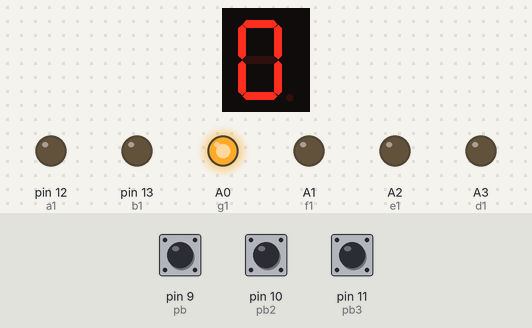
The sketch below on a simulated Arduino Uno, built with avr-gcc and run on an emulated ATmega328P. Parts: 1-digit seven-segment display, output pins drawn as LEDs (lit = HIGH). Wiring (inferred from the names in the program): 1-digit 7-segment display, segments lit when LOW: segments pin 2, pin 3, pin 4, pin 5, pin 6, pin 7, pin 8. The inputs (shaded band) are chosen by the test bench; at power-on: pin 9 (pb) HIGH, pin 10 (pb2) HIGH, pin 11 (pb3) HIGH. The segment pins are drawn as the display they are named for; pins used as bus, display or sensor lines are not drawn.

Above: at 1.2 s.
1.3 s: pin 9 (pb) pulled LOW for 3.2 s
At 5.3 s:
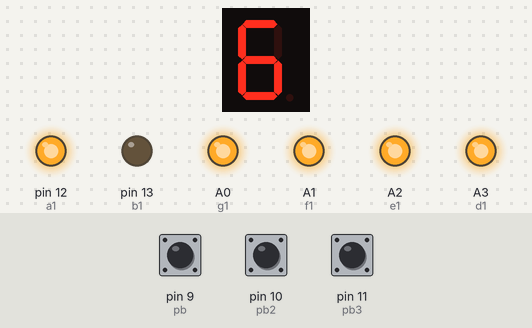
6.0 s: pin 9 (pb) pulled LOW for 1 s
At 8.1 s:
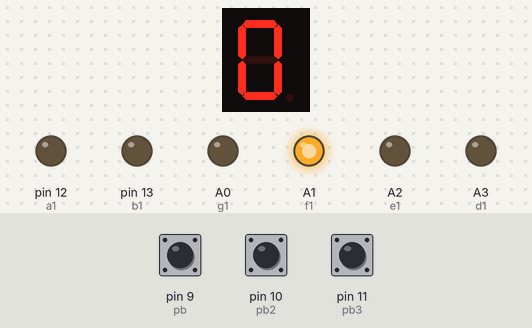
8.5 s: pin 10 (pb2) pulled LOW for 1 s
At 9.0 s:
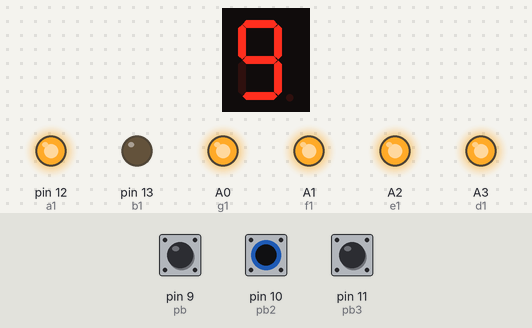
11.0 s: pin 10 (pb2) pulled LOW for 3.2 s
At 11.3 s:
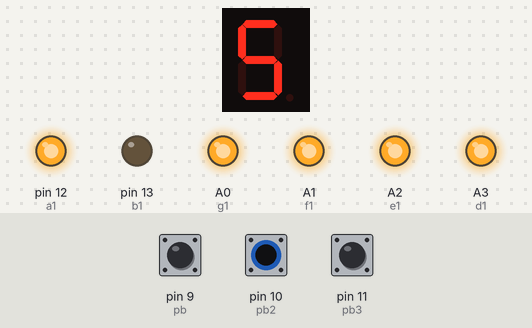
Timing chart, 0 to 14.0 s (numbered marks = the images above; inputs shaded):
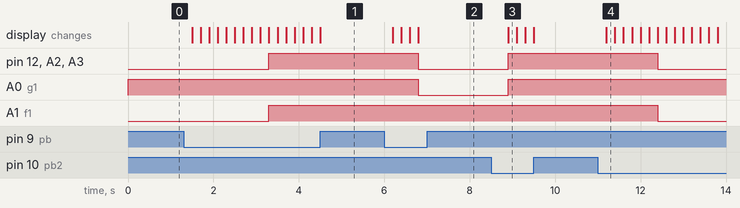

Measured:
- after the input at 1.3 s, pin 12 (a1), A1 (f1), A2 (e1), A3 (d1): LOW → HIGH after 2.0 s; the display: first changes after 0.20 s (image 1 shows a later state)
- after the input at 6.0 s, pin 12 (a1), A0 (g1), A2 (e1), A3 (d1): HIGH → LOW after 0.80 s; the display: first changes after 0.20 s (image 2 shows a later state)
- after the input at 8.5 s, pin 12 (a1), A0 (g1), A2 (e1), A3 (d1): LOW → HIGH after 0.40 s; the display: changes after 0.40 s (image 3)
- after the input at 11.0 s, pin 12 (a1), A1 (f1), A2 (e1), A3 (d1): HIGH → LOW after 1.4 s; the display: changes after 0.20 s (image 4)

The sketch:

latihan_7segment_2PB.ino
```cpp
//buat lampu 7 segment menggunakan 7 kaki common anoda
//PB1 KLIK = +
//PB2 KLK = -
//PB3 KLIK = RESET
int a=2;
int b=3;
int c=4;
int d=5;
int e=6;
int f=7;
int g=8;
int pb=9;
int pb2=10;
int pb3=11;
int a1=12;
int b1=13;
int c1=A4;
int d1=A3;
int e1=A2;
int f1=A1;
int g1=A0;
int x;


void setup() {

  // put your setup code here, to run once
  pinMode(pb,INPUT_PULLUP);
   pinMode(pb2,INPUT_PULLUP);
   pinMode(pb3,INPUT_PULLUP);
  pinMode(a,OUTPUT);
  pinMode(b,OUTPUT);
    pinMode(c,OUTPUT);
      pinMode(d,OUTPUT);
        pinMode(e,OUTPUT);
          pinMode(f,OUTPUT);
            pinMode(g,OUTPUT);
             pinMode(a1,OUTPUT);
  pinMode(b1,OUTPUT);
    pinMode(c1,OUTPUT);
      pinMode(d1,OUTPUT);
        pinMode(e1,OUTPUT);
          pinMode(f1,OUTPUT);
            pinMode(g1,OUTPUT);
}

void loop() {
  // put your main code here, to run repeatedly:
if(digitalRead(pb)==0){
  x++;
  delay(200);
}
if (digitalRead(pb2)==0){
  x--;
  delay(200);
}
if (digitalRead(pb3)==0){
  x=0;
  delay(200);
}


if(x == 20){
  x = 20;
}


if(x == 0){
 nol();
}
if(x == 1){
 satu();
}
if(x == 2){
 dua();
}
if(x == 3){
 tiga();
}
if(x == 4){
 empat();
}
if(x == 5){
 lima();
}
if(x == 6){
 enam();
}
if(x == 7){
 tujuh();
}
if(x == 8){
 delapan();
}
if(x == 9){
 sembilan();
}
if(x == 10){
 sepuluh();
}
if(x == 11){
 sebelas();
}
if(x == 12){
 duabelas();
}
if(x == 13){
 tigabelas();
}
if(x == 14){
 empatbelas();
}
if(x == 15){
 limabelas();
}
if(x == 16){
 enambelas();
}
if(x == 17){
 tujuhbelas();
}

if(x == 18){
 delapanbelas();
}
if(x == 19){
 sembilanbelas();
}
if(x == 20){
 duapuluh();
}
}

void nol(){
digitalWrite(a,0);
digitalWrite(b,0);
digitalWrite(c,0);
digitalWrite(d,0);
digitalWrite(e,0);
digitalWrite(f,0);
digitalWrite(g,1);
digitalWrite(a1,0);
digitalWrite(b1,0);
digitalWrite(c1,0);
digitalWrite(d1,0);
digitalWrite(e1,0);
digitalWrite(f1,0);
digitalWrite(g1,1);
}
void satu(){
digitalWrite(a,1);
digitalWrite(b,0);
digitalWrite(c,0);
digitalWrite(d,1);
digitalWrite(e,1);
digitalWrite(f,1);
digitalWrite(g,1);
digitalWrite(a1,0);
digitalWrite(b1,0);
digitalWrite(c1,0);
digitalWrite(d1,0);
digitalWrite(e1,0);
digitalWrite(f1,0);
digitalWrite(g1,1);
}
void dua(){
digitalWrite(a,0);
digitalWrite(b,0);
digitalWrite(c,1);
digitalWrite(d,0);
digitalWrite(e,0);
digitalWrite(f,1);
digitalWrite(g,0);
digitalWrite(a1,0);
digitalWrite(b1,0);
digitalWrite(c1,0);
digitalWrite(d1,0);
digitalWrite(e1,0);
digitalWrite(f1,0);
digitalWrite(g1,1);
}
void tiga(){
digitalWrite(a,0);
digitalWrite(b,0);
digitalWrite(c,0);
digitalWrite(d,0);
digitalWrite(e,1);
digitalWrite(f,1);
digitalWrite(g,0);
digitalWrite(a1,0);
digitalWrite(b1,0);
digitalWrite(c1,0);
digitalWrite(d1,0);
digitalWrite(e1,0);
digitalWrite(f1,0);
digitalWrite(g1,1);
}
void empat(){
digitalWrite(a,1);
digitalWrite(b,0);
digitalWrite(c,0);
digitalWrite(d,1);
digitalWrite(e,1);
digitalWrite(f,0);
digitalWrite(g,0);
digitalWrite(a1,0);
digitalWrite(b1,0);
digitalWrite(c1,0);
digitalWrite(d1,0);
digitalWrite(e1,0);
digitalWrite(f1,0);
digitalWrite(g1,1);
}
void lima(){
digitalWrite(a,0);
digitalWrite(b,1);
digitalWrite(c,0);
digitalWrite(d,0);
digitalWrite(e,1);
digitalWrite(f,0);
digitalWrite(g,0);
digitalWrite(a1,0);
digitalWrite(b1,0);
digitalWrite(c1,0);
digitalWrite(d1,0);
digitalWrite(e1,0);
digitalWrite(f1,0);
digitalWrite(g1,1);
}
void enam(){
digitalWrite(a,0);
digitalWrite(b,1);
digitalWrite(c,0);
digitalWrite(d,0);
digitalWrite(e,0);
digitalWrite(f,0);
digitalWrite(g,0);
digitalWrite(a1,0);
digitalWrite(b1,0);
digitalWrite(c1,0);
digitalWrite(d1,0);
digitalWrite(e1,0);
digitalWrite(f1,0);
digitalWrite(g1,1);
}
void tujuh(){
digitalWrite(a,0);
digitalWrite(b,0);
digitalWrite(c,0);
digitalWrite(d,1);
digitalWrite(e,1);
digitalWrite(f,1);
digitalWrite(g,1);
digitalWrite(a1,0);
digitalWrite(b1,0);
digitalWrite(c1,0);
digitalWrite(d1,0);
digitalWrite(e1,0);
digitalWrite(f1,0);
digitalWrite(g1,1);
}
void delapan(){
digitalWrite(a,0);
digitalWrite(b,0);
digitalWrite(c,0);
digitalWrite(d,0);
digitalWrite(e,0);
digitalWrite(f,0);
digitalWrite(g,0);
digitalWrite(a1,0);
digitalWrite(b1,0);
digitalWrite(c1,0);
digitalWrite(d1,0);
digitalWrite(e1,0);
digitalWrite(f1,0);
digitalWrite(g1,1);
}
void sembilan(){
digitalWrite(a,0);
digitalWrite(b,0);
digitalWrite(c,0);
digitalWrite(d,0);
digitalWrite(e,1);
digitalWrite(f,0);
digitalWrite(g,0);
digitalWrite(a1,0);
digitalWrite(b1,0);
digitalWrite(c1,0);
digitalWrite(d1,0);
digitalWrite(e1,0);
digitalWrite(f1,0);
digitalWrite(g1,1);
}


void sepuluh(){
  digitalWrite(a1,1);
digitalWrite(b1,0);
digitalWrite(c1,0);
digitalWrite(d1,1);
digitalWrite(e1,1);
digitalWrite(f1,1);
digitalWrite(g1,1);
digitalWrite(a,0);
digitalWrite(b,0);
digitalWrite(c,0);
digitalWrite(d,0);
digitalWrite(e,0);
digitalWrite(f,0);
digitalWrite(g,1);
}
void sebelas(){
digitalWrite(a,1);
digitalWrite(b,0);
digitalWrite(c,0);
digitalWrite(d,1);
digitalWrite(e,1);
digitalWrite(f,1);
digitalWrite(g,1);
digitalWrite(a1,1);
digitalWrite(b1,0);
digitalWrite(c1,0);
digitalWrite(d1,1);
digitalWrite(e1,1);
digitalWrite(f1,1);
digitalWrite(g1,1);
}
void duabelas(){

digitalWrite(a1,1);
digitalWrite(b1,0);
digitalWrite(c1,0);
digitalWrite(d1,1);
digitalWrite(e1,1);
digitalWrite(f1,1);
digitalWrite(g1,1);
digitalWrite(a,0);
digitalWrite(b,0);
digitalWrite(c,1);
digitalWrite(d,0);
digitalWrite(e,0);
digitalWrite(f,1);
digitalWrite(g,0);

}
void tigabelas(){
digitalWrite(a1,1);
digitalWrite(b1,0);
digitalWrite(c1,0);
digitalWrite(d1,1);
digitalWrite(e1,1);
digitalWrite(f1,1);
digitalWrite(g1,1);
digitalWrite(a,0);
digitalWrite(b,0);
digitalWrite(c,0);
digitalWrite(d,0);
digitalWrite(e,1);
digitalWrite(f,1);
digitalWrite(g,0);
}
void empatbelas(){
digitalWrite(a1,1);
digitalWrite(b1,0);
digitalWrite(c1,0);
digitalWrite(d1,1);
digitalWrite(e1,1);
digitalWrite(f1,1);
digitalWrite(g1,1);
digitalWrite(a,1);
digitalWrite(b,0);
digitalWrite(c,0);
digitalWrite(d,1);
digitalWrite(e,1);
digitalWrite(f,0);
digitalWrite(g,0);
}
void limabelas(){
digitalWrite(a1,1);
digitalWrite(b1,0);
digitalWrite(c1,0);
digitalWrite(d1,1);
digitalWrite(e1,1);
digitalWrite(f1,1);
digitalWrite(g1,1);
digitalWrite(a,0);
digitalWrite(b,1);
digitalWrite(c,0);
digitalWrite(d,0);
digitalWrite(e,1);
digitalWrite(f,0);
digitalWrite(g,0);
}
void enambelas(){
digitalWrite(a1,1);
digitalWrite(b1,0);
digitalWrite(c1,0);
digitalWrite(d1,1);
digitalWrite(e1,1);
digitalWrite(f1,1);
digitalWrite(g1,1);
digitalWrite(a,0);
digitalWrite(b,1);
digitalWrite(c,0);
digitalWrite(d,0);
digitalWrite(e,0);
digitalWrite(f,0);
digitalWrite(g,0);
}
void tujuhbelas(){
digitalWrite(a1,1);
digitalWrite(b1,0);
digitalWrite(c1,0);
digitalWrite(d1,1);
digitalWrite(e1,1);
digitalWrite(f1,1);
digitalWrite(g1,1);
digitalWrite(a,0);
digitalWrite(b,0);
digitalWrite(c,0);
digitalWrite(d,1);
digitalWrite(e,1);
digitalWrite(f,1);
digitalWrite(g,1);
}
void delapanbelas(){
digitalWrite(a1,1);
digitalWrite(b1,0);
digitalWrite(c1,0);
digitalWrite(d1,1);
digitalWrite(e1,1);
digitalWrite(f1,1);
digitalWrite(g1,1);
digitalWrite(a,0);
digitalWrite(b,0);
digitalWrite(c,0);
digitalWrite(d,0);
digitalWrite(e,0);
digitalWrite(f,0);
digitalWrite(g,0);
}
void sembilanbelas(){
digitalWrite(a1,1);
digitalWrite(b1,0);
digitalWrite(c1,0);
digitalWrite(d1,1);
digitalWrite(e1,1);
digitalWrite(f1,1);
digitalWrite(g1,1);
digitalWrite(a,0);
digitalWrite(b,0);
digitalWrite(c,0);
digitalWrite(d,0);
digitalWrite(e,1);
digitalWrite(f,0);
digitalWrite(g,0);
}
void duapuluh(){
digitalWrite(a1,0);
digitalWrite(b1,0);
digitalWrite(c1,1);
digitalWrite(d1,0);
digitalWrite(e1,0);
digitalWrite(f1,1);
digitalWrite(g1,0);
digitalWrite(a,0);
digitalWrite(b,0);
digitalWrite(c,0);
digitalWrite(d,0);
digitalWrite(e,0);
digitalWrite(f,0);
digitalWrite(g,1);
}
```
